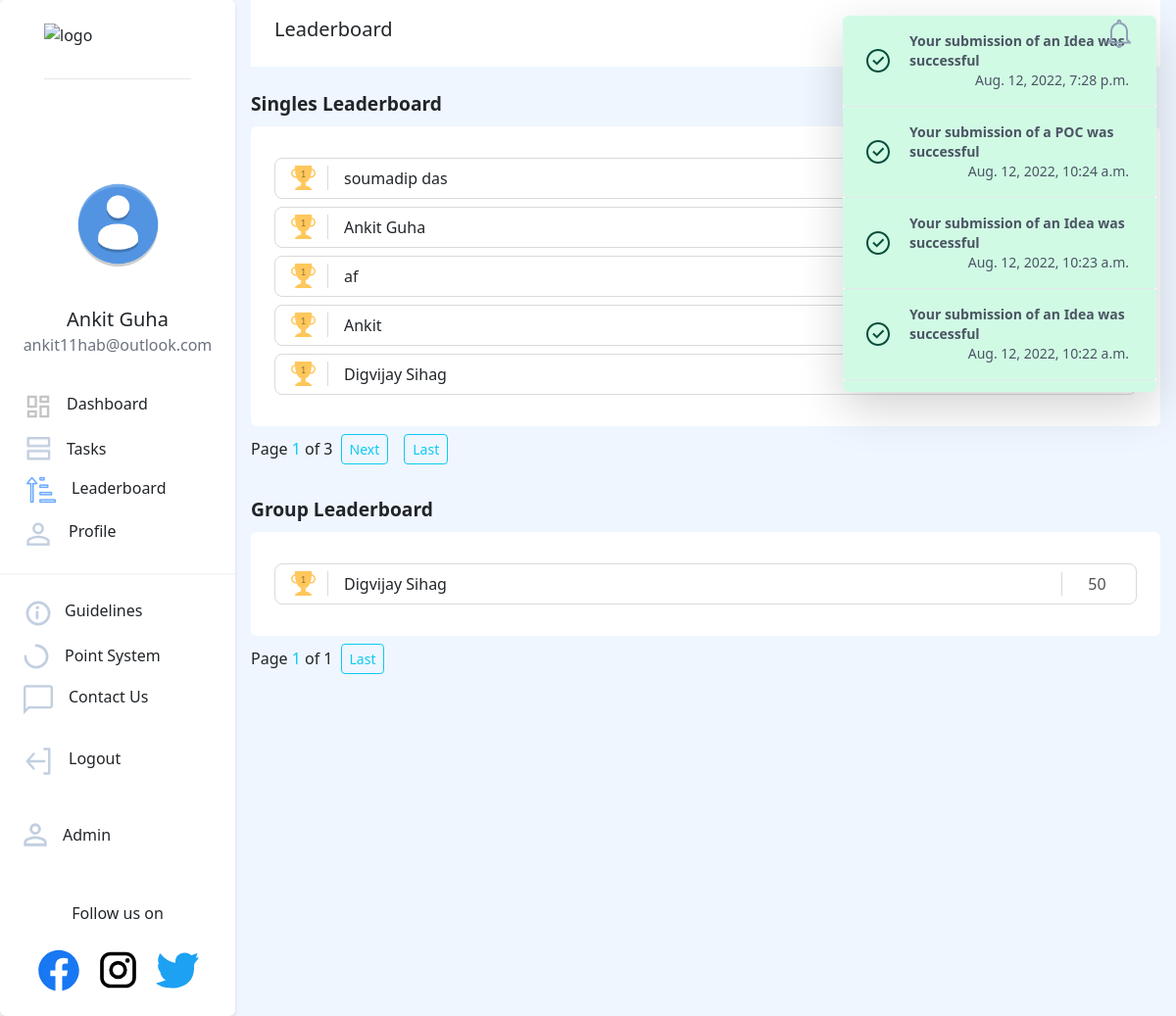
Page /leaderboard/ (signed in) on the committed database.
### users/models.py (models this page shows, shortened)
class NewUser(AbstractBaseUser, PermissionsMixin):
    id = models.SlugField(primary_key=True, default=uuid.uuid4)
    alcherid = models.CharField(
        max_length=9, blank=True, unique=True, default=create_new_ref_number)
    img = models.ImageField(
        upload_to="image-uploads/", default='image-uploads/user.png')
    email = models.EmailField(_('email address'), unique=True)
    username = models.CharField(max_length=150, unique=False, default="user")
    firstname = models.CharField(max_length=150, blank=True)
    phone = PhoneNumberField(unique=False, blank=True)
    graduation_year = models.CharField(max_length=200, unique=False)
    college_state = models.CharField(max_length=200, unique=False)
    college_city = models.CharField(max_length=200, unique=False)
    college_name = models.CharField(max_length=200, unique=False)
    position_of_responsibility = models.CharField(
        max_length=200, unique=False, blank=True)
    interested_modules = models.CharField(
        max_length=200, unique=False, blank=True)
    instahandle = models.CharField(
        max_length=200, blank=True, null=True, unique=True, )
    referred_by = models.CharField(
        max_length=9, blank=True)
    referrals = models.IntegerField(default=0)
    date_joined = models.DateTimeField(default=timezone.now)
    provider = models.CharField(max_length=200, unique=False, default="email")
    about = models.TextField(_('about'), max_length=500, blank=True)
    is_staff = models.BooleanField(default=False)
    is_active = models.BooleanField(default=False)
    objects = CustomAccountManager()
    points = models.IntegerField(default=50)
    tasks = models.IntegerField(default=0)
    USERNAME_FIELD = 'email'
    REQUIRED_FIELDS = ['firstname']

class UserGroup(models.Model):
    id = models.SlugField(primary_key=True, default=uuid.uuid4)
    leader = models.ForeignKey(
        'NewUser', related_name='leader', on_delete=models.CASCADE)
    executive = models.ForeignKey(
        'NewUser', related_name='executive', on_delete=models.CASCADE)
    college_state = models.CharField(max_length=200, unique=False)
    college_city = models.CharField(max_length=200, unique=False)
    college_name = models.CharField(max_length=200, unique=False)
    referred_by = models.CharField(
        max_length=9, blank=True)

### dashboard/models.py (models this page shows, shortened)
class Notifications(models.Model):
    TYPECHOICES = [
        ('Success', 'Success'),
        ('Warning', 'Warning'),
        ('Info', 'Info'),
    ]
    id = models.SlugField(primary_key=True, default=uuid.uuid4)
    message = models.CharField(max_length=200)
    user = models.ForeignKey(
        'users.NewUser', default=None, null=True,blank=True, on_delete=models.CASCADE)
    created_on = models.DateTimeField(default=timezone.now)
    type = models.CharField(max_length=200,choices=TYPECHOICES)
    isread=models.BooleanField(default=False)

### dashboard/views.py (the view)
# urls.py: path('leaderboard/', dashboard_views.leaderboard, name='leaderboard'),
@login_required
def leaderboard(request):
    notification_list = Notifications.objects.filter(
            Q(user=request.user) | Q(user=None)).order_by('-created_on')
    isread = True
    notification_list = Notifications.objects.filter(
        Q(user=request.user) | Q(user=None)).order_by('-created_on')
    for notif in notification_list:
        if not notif.isread:
            isread = False
            break
    users = NewUser.objects.all().order_by('-points')[:30]
    groupUsers=UserGroup.objects.all().order_by('-leader')[:10]
    paginator1 = Paginator(users,5)
    paginator2 = Paginator(groupUsers,5)
    page_number1 = request.GET.get('page')
    page_number2 = request.GET.get('page')
    page_obj1= paginator1.get_page(page_number1)
    page_obj2= paginator2.get_page(page_number2)
    context = {
        'heading': "Leaderboard",
        'users': users,
        'grpusers': groupUsers,
        'notification_list': notification_list, 'isread': isread,
        'index': page_obj1,
        'index1':page_obj2,
    }
    return render(request, 'dashboard/complete_leaderboard.html', context)

### templates/dashboard/complete_leaderboard.html (shortened to what this page needs)
{% extends '../basic.html'%}
{% load static %}
{% block body %}
<body class="bg-blue-50 ">
    <div class="flex">
        {% include "../navbar.html" %}
        <div class="mt-4" style="font-size: larger;font-weight: bolder;">Singles Leaderboard</div>
        <div class="flex">
            <div class="bg-white mt-2 rounded p-6" style="width:100%">
                {% for user in index %}
                <div class="px-3 my-2" style="border: 1px solid rgb(218, 218, 218); border-radius: 8px; display: flex; align-items: center;">
                    <div class="pr-3" style="border-right: 1px solid rgb(218, 218, 218)"><img src="{% static 'images/gold.png' %}"></div>
                    <div class="ml-4 my-2">{{ user.firstname }} {{ user.lastname }}</div>
                    <div class="ml-auto pl-3" style="border-left: 1px solid rgb(218, 218, 218);color: rgb(82, 82, 82); width:60px; text-align: center;">{{ user.points }}</div>
                </div>
                {% endfor %}
            </div>
        </div>
        <div class="pagination" style="align-items:center">
            <span>Page <span style="color:rgb(13 202 240)" >{{ index.number }} </span> of {{ index.paginator.num_pages }}</span>
            {% if index.has_next %}
                <a href="?page={{ index.next_page_number }}" class="my-2 mx-2 btn btn-outline-info btn-sm">Next</a>
                {% endif %}
            <a href="?page={{ index.paginator.num_pages }}" class="my-2 mx-2 btn btn-outline-info btn-sm">Last</a>
        </div>
        <div class="mt-4" style="font-size: larger;font-weight: bolder;">Group Leaderboard</div>
        <div class="flex">
            <div class="bg-white mt-2 rounded p-6" style="width:100%;">
                {% for user in index1 %}
                <div class="px-3 my-2" style="border: 1px solid rgb(218, 218, 218); border-radius: 8px; display: flex; align-items: center;">
                    <div class="pr-3" style="border-right: 1px solid rgb(218, 218, 218)"><img src="{% static 'images/gold.png' %}"></div>
                    <div class="ml-4 my-2">{{ user.leader.firstname }} {{ user.leader.lastname }}</div>
                    <div class="ml-auto pl-3" style="border-left: 1px solid rgb(218, 218, 218);color: rgb(82, 82, 82); width:60px; text-align: center;">{{ user.leader.points }}</div>
                </div>
                {% endfor %}
            </div>
        </div>
        <div class="pagination" style="align-items:center">
            <span>Page <span style="color:rgb(13 202 240)" >{{ index1.number }} </span> of {{ index1.paginator.num_pages }}</span>
            <a href="?page={{ index1.paginator.num_pages }}" class="my-2 mx-2 btn btn-outline-info btn-sm">Last</a>
        </div>
    </div>
</body>
{%endblock%}

### templates/navbar.html (shortened to what this page needs)
{% load static %}
<nav class="hidden sm:block bg-white h-screen border-gray-400 rounded ">
  <div class="flex flex-col justify-center bg-white border-gray-400 rounded shadow-md">
    <a href="/"><img src="https://i.ibb.co/28C2v0b/image.png" class="mt-6 mx-auto pb-3 border-b" width="150px"
        height="40px" alt="logo" border="0" /></a>
    <div class="flex flex-col justify-center" style="margin:1.5vh 0;align-items: center;">
      <div id="profile-value" class="absolute">
        <img src="{{request.user.img.url}}" width="93px" alt="profile pic" border="0" class="mx-auto rounded-full">
      </div>
      <div class="pt-4 font-medium text-xl text-center" style="margin-top:-60px;">{{request.user.firstname}}</div>
      <div class="text-gray-500 text-base font-normal text-center">{{request.user.email}}</div>
    </div>
    <div class="elements flex flex-col justify-center" style="margin:1vh 0;padding:1vh 0">
      <div>
        <a href="{% url 'dashboard_page' %}"
          class="rounded-full flex flex-nowrap pl-6 w-60 hover:border-0 hover:bg-gray-100 hover:no-underline"
          style="padding-top:1vh;padding-bottom:1vh">
          {% if heading == 'Dashboard' %}
          <img src="{% static 'icons/dashboard-active.png' %}" />
          {% else %}
          <img src="{% static 'icons/dashboard.png' %}" />
          {% endif %}
          <p class="pl-4 hover:no-underline" style="transform: translate(-2px,0)">Dashboard</p>
        </a>
      </div>
      <div>
        <a href="{% url 'tasks' %}"
          class="rounded-full flex flex-nowrap pl-6 w-60 hover:border-0 hover:bg-gray-100 hover:no-underline"
          style="padding-top:1vh;padding-bottom:1vh; transform: translate(3px,0)">
          {% if heading == 'Tasks' %}
          <img src="{% static 'icons/tasks-active.png' %}" />
          {% else %}
          <img src="{% static 'icons/tasks.png' %}" />
          {% endif %}
          <p class="pl-4 hover:no-underline">Tasks</p>
        </a>
      </div>
      <div>
        <a href="{% url 'leaderboard' %}"
          class="rounded-full flex flex-nowrap pl-6 w-60 hover:border-0 hover:bg-gray-100 hover:no-underline"
          style="padding-top:1vh;padding-bottom:1vh; transform: translate(3px,0)">
          {% if heading == 'Leaderboard' %}
          <img src="{% static 'icons/leaderboard-active.png' %}" />
          {% else %}
          <img src="{% static 'icons/leaderboard.png' %}" />
          {% endif %}
          <p class="pl-4 hover:no-underline">Leaderboard</p>
        </a>
      </div>
      <div>
        <a href="{% url 'profile' %}"
          class="rounded-full flex flex-nowrap w-60 pl-6 hover:border-0 hover:bg-gray-100 mb-3 hover:no-underline"
          style="cursor:pointer;padding-top:1vh;padding-bottom:1vh">
          {% if heading == 'Profile' %}
          <img src="{% static 'icons/profile-active.png' %}" />
          {% else %}
          <img src="{% static 'icons/profile.png' %}" />
          {% endif %}
          <p class="pl-4 no-underline">Profile</p>
        </a>
      </div>
      <hr class="border bg-gray-200" />
      <a href="{% url 'guidelines' %}"
        class="rounded-full flex flex-nowrap w-60 pl-6 hover:border-0 hover:bg-gray-100 hover:no-underline mt-3"
        style="cursor:pointer;padding-top:1vh;padding-bottom:1vh">
        <p class="pl-3 no-underline">Guidelines</p>
      </a>
      <a href="{% url 'scoring' %}"
        class="rounded-full flex flex-nowrap w-60 pl-6 hover:border-0 hover:bg-gray-100 hover:no-underline"
        style="cursor:pointer;padding-top:1vh;padding-bottom:1vh">
        <p class="pl-4 no-underline">Point System</p>
      </a>
      <a href="{% url 'contactus' %}"
        class="rounded-full flex flex-nowrap w-60 pl-6 hover:border-0 hover:bg-gray-100 hover:no-underline"
        style="cursor:pointer;padding-top:1vh;padding-bottom:1vh">
        {% if heading == 'Contact us' %}
        <img src="{% static 'icons/contactus-active.png' %}" />
        {% else %}
        <img src="{% static 'icons/contactus.png' %}" />
        {% endif %}
        <p class="pl-4 no-underline">Contact Us</p>
      </a>
      <a href="{% url 'logout' %}"
        class="side rounded-full flex flex-nowrap py-4 pl-6 w-60 hover:border-0 hover:bg-gray-100 hover:no-underline"
        style="cursor:pointer;padding-top:1vh;padding-bottom:1vh">
        <p class="pl-4 no-underline">Logout</p>
      </a>
      {% if request.user.is_staff %}
      <a href="/admin"
        class="rounded-full flex flex-nowrap py-4 w-60 pl-6 hover:border-0 hover:bg-gray-100 mb-3 hover:no-underline"
        style="cursor:pointer;padding-top:1vh;padding-bottom:1vh">
        <p class="pl-4 no-underline">Admin</p>
      </a>
      {%endif%}
    </div>
    <div>
      <div style="text-align:center">
        <p class="px-8" style="font-weight:500;">Follow us on</p>
        <div class=" flex justify-center space-x-4 m-4">
          <a style="cursor:pointer;" href="https://www.facebook.com/alcheringaiitg" target="_blank"></a>
          <a style="cursor:pointer;" href="https://www.instagram.com/alcheringaiitg/" target="_blank"></a>
          <a style="cursor:pointer;" href="https://twitter.com/alcheringaiitg" target="_blank"></a>
        </div>
      </div>
    </div>
  </div>
</nav>
<div class="mx-3 flex-grow" x-data="{ dropdownOpen: false }">
  <nav class=" px-6 py-3 flex justify-between bg-white sm:bg-none -mx-4 mx-0">
    <a class=" font-medium text-xl ">{{ heading }}</a>
    {%include 'navbarnotifications.html'%}
  </nav>

### templates/navbarnotifications.html (shortened to what this page needs)
{% load static %}
<button @click="dropdownOpen = !dropdownOpen" id="notif_unread" style="z-index:100;">
    {% if isread %}
    <img src="{% static 'icons/notifications-read.png' %}" id="notif_unread_img"/>
    {% else %}
    <img src="{% static 'icons/notifications-unread.png' %}" id="notif_unread_img"/>
    {% endif %}
</button>
<div x-show="dropdownOpen" @click="dropdownOpen = false" class="fixed inset-0 h-full w-full z-10"></div>
<div x-show="dropdownOpen" class="absolute right-0 bg-white rounded-md shadow-lg overflow-y-scroll max-h-96 z-20 lg:mx-5"
    style="width:20rem;" id="dropdown" style="display:none;">
    {% for notification in notification_list %}
    {% if notification.type == 'Info' %}
    <div>
        <a class="flex items-center px-4 py-3 border-b hover:bg-blue-300 bg-blue-100 rounded-b text-blue-900">
            <div class="py-1"><svg class="fill-current h-6 w-6 text-teal-500 mr-4" xmlns="http://www.w3.org/2000/svg"
                    viewBox="0 0 20 20">
                    <path
                        d="M2.93 17.07A10 10 0 1 1 17.07 2.93 10 10 0 0 1 2.93 17.07zm12.73-1.41A8 8 0 1 0 4.34 4.34a8 8 0 0 0 11.32 11.32zM9 11V9h2v6H9v-4zm0-6h2v2H9V5z" />
                </svg>
            </div>
            <p class="text-gray-600 text-sm mx-1 flex-grow">
                <span class="font-bold" href="#">{{notification.message}}</span>
                <br /><span class="font-thin float-right" href="#">{{notification.created_on}}</span>
            </p>
        </a>
    </div>
    {% elif notification.type == 'Success' %}
    <div>
        <a class="flex items-center px-4 py-3 border-b hover:bg-green-300 bg-green-100 rounded-b text-green-900">
            <div class="py-1">
            </div>
            <div class="text-gray-600 text-sm mx-1 flex-grow">
                <span class="font-bold" href="#">{{notification.message}}</span>
                <br /><span class="font-thin float-right" href="#">{{notification.created_on}}</span>
            </div>
        </a>
    </div>
    {% endif %}
    {% endfor %}
</div>

### rows in the picture
NewUser: user.img (placeholder picture), user.firstname "Ankit Guha", user.email "ankit11hab@outlook.com", firstname "Ankit Guha"
Notifications: message "Your submission of an Idea was successful", created_on "Aug. 12, 2022, 7:28 p.m."
Notifications: message "Your submission of a POC was successful", created_on "Aug. 12, 2022, 10:24 a.m."
Notifications: message "Your submission of an Idea was successful", created_on "Aug. 12, 2022, 10:23 a.m."
Notifications: message "Your submission of an Idea was successful", created_on "Aug. 12, 2022, 10:22 a.m."
NewUser: firstname "soumadip das"
NewUser: firstname "af"
NewUser: firstname "Ankit"
NewUser: firstname "Digvijay Sihag"
UserGroup: leader.firstname "Digvijay Sihag", leader.points "50"

### other values in the picture
{{ heading }} "Leaderboard"
{{ index.number }} "1"
{{ index.paginator.num_pages }} "3"
{{ index1.number }} "1"
{{ index1.paginator.num_pages }} "1"
